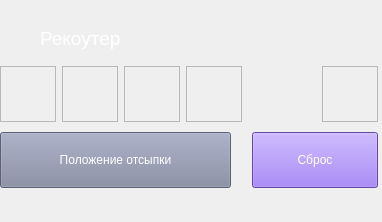
          <widget class="QFrame" name="frame_3">
           <property name="maximumSize">
            <size>
             <width>402</width>
             <height>16777215</height>
            </size>
           </property>
           <property name="styleSheet">
            <string notr="true">QFrame#frame_3{border: none;
					border-bottom: 2px solid #676B7F;
					border-left: none;
					border-right:  2px solid #676B7F;
}
</string>
           </property>
           <property name="frameShape">
            <enum>QFrame::NoFrame</enum>
           </property>
           <property name="frameShadow">
            <enum>QFrame::Raised</enum>
           </property>
           <layout class="QGridLayout" name="gridLayout_5">
            <property name="leftMargin">
             <number>0</number>
            </property>
            <property name="topMargin">
             <number>20</number>
            </property>
            <property name="rightMargin">
             <number>0</number>
            </property>
            <property name="bottomMargin">
             <number>0</number>
            </property>
            <property name="spacing">
             <number>0</number>
            </property>
            <item row="1" column="0">
             <widget class="QFrame" name="frame_37">
              <property name="minimumSize">
               <size>
                <width>378</width>
                <height>142</height>
               </size>
              </property>
              <property name="maximumSize">
               <size>
                <width>378</width>
                <height>142</height>
               </size>
              </property>
              <property name="frameShape">
               <enum>QFrame::NoFrame</enum>
              </property>
              <property name="frameShadow">
               <enum>QFrame::Raised</enum>
              </property>
              <layout class="QGridLayout" name="gridLayout_23">
               <property name="leftMargin">
                <number>0</number>
               </property>
               <property name="topMargin">
                <number>0</number>
               </property>
               <property name="rightMargin">
                <number>0</number>
               </property>
               <property name="bottomMargin">
                <number>0</number>
               </property>
               <property name="spacing">
                <number>0</number>
               </property>
               <item row="2" column="0">
                <widget class="QFrame" name="frame_41">
                 <property name="minimumSize">
                  <size>
                   <width>378</width>
                   <height>56</height>
                  </size>
                 </property>
                 <property name="maximumSize">
                  <size>
                   <width>378</width>
                   <height>56</height>
                  </size>
                 </property>
                 <property name="frameShape">
                  <enum>QFrame::NoFrame</enum>
                 </property>
                 <property name="frameShadow">
                  <enum>QFrame::Raised</enum>
                 </property>
                 <layout class="QGridLayout" name="gridLayout_28">
                  <property name="leftMargin">
                   <number>0</number>
                  </property>
                  <property name="topMargin">
                   <number>0</number>
                  </property>
                  <property name="rightMargin">
                   <number>0</number>
                  </property>
                  <property name="bottomMargin">
                   <number>0</number>
                  </property>
                  <property name="horizontalSpacing">
                   <number>21</number>
                  </property>
                  <property name="verticalSpacing">
                   <number>0</number>
                  </property>
                  <item row="0" column="2">
                   <widget class="QPushButton" name="pushButton_8">
                    <property name="minimumSize">
                     <size>
                      <width>126</width>
                      <height>56</height>
                     </size>
                    </property>
                    <property name="maximumSize">
                     <size>
                      <width>126</width>
                      <height>56</height>
                     </size>
                    </property>
                    <property name="focusPolicy">
                     <enum>Qt::NoFocus</enum>
                    </property>
                    <property name="layoutDirection">
                     <enum>Qt::RightToLeft</enum>
                    </property>
                    <property name="styleSheet">
                     <string notr="true">QPushButton {
	background-color:  #8B66E8;
border-color: #8B66E8;
color: white;}
QPushButton:pressed {
	background-color: #DDD2F9;
	color: #4D505F;
}</string>
                    </property>
                    <property name="text">
                     <string>Сброс</string>
                    </property>
                   </widget>
                  </item>
                  <item row="0" column="1">
                   <widget class="QPushButton" name="pushButton_7">
                    <property name="minimumSize">
                     <size>
                      <width>231</width>
                      <height>56</height>
                     </size>
                    </property>
                    <property name="maximumSize">
                     <size>
                      <width>231</width>
                      <height>16777215</height>
                     </size>
                    </property>
                    <property name="focusPolicy">
                     <enum>Qt::NoFocus</enum>
                    </property>
                    <property name="styleSheet">
                     <string notr="true">QPushButton {
	background-color:  #81869F;
	border-color: #81869F;
	color: white;
}
QPushButton:pressed {
	background-color: #E6E7EC;
	color: #81869F;

}</string>
                    </property>
                    <property name="text">
                     <string>Положение отсыпки</string>
                    </property>
                   </widget>
                  </item>
                 </layout>
                </widget>
               </item>
               <item row="0" column="0">
                <widget class="QFrame" name="frame_36">
                 <property name="minimumSize">
                  <size>
                   <width>378</width>
                   <height>56</height>
                  </size>
                 </property>
                 <property name="maximumSize">
                  <size>
                   <width>378</width>
                   <height>56</height>
                  </size>
                 </property>
                 <property name="frameShape">
                  <enum>QFrame::NoFrame</enum>
                 </property>
                 <property name="frameShadow">
                  <enum>QFrame::Raised</enum>
                 </property>
                 <layout class="QGridLayout" name="gridLayout_22">
                  <property name="leftMargin">
                   <number>0</number>
                  </property>
                  <property name="topMargin">
                   <number>0</number>
                  </property>
                  <property name="rightMargin">
                   <number>0</number>
                  </property>
                  <property name="bottomMargin">
                   <number>0</number>
                  </property>
                  <item row="0" column="10" rowspan="2">
                   <widget class="QFrame" name="frame_11">
                    <property name="minimumSize">
                     <size>
                      <width>56</width>
                      <height>56</height>
                     </size>
                    </property>
                    <property name="maximumSize">
                     <size>
                      <width>56</width>
                      <height>56</height>
                     </size>
                    </property>
                    <property name="layoutDirection">
                     <enum>Qt::RightToLeft</enum>
                    </property>
                    <property name="styleSheet">
                     <string notr="true">background-image: url(:/icon_button_right_3.png) no-repeat center center fixed;\\n</string>
                    </property>
                    <property name="frameShape">
                     <enum>QFrame::StyledPanel</enum>
                    </property>
                    <property name="frameShadow">
                     <enum>QFrame::Raised</enum>
                    </property>
                   </widget>
                  </item>
                  <item row="0" column="0" rowspan="2">
                   <widget class="QFrame" name="frame">
                    <property name="minimumSize">
                     <size>
                      <width>56</width>
                      <height>56</height>
                     </size>
                    </property>
                    <property name="maximumSize">
                     <size>
                      <width>56</width>
                      <height>16777215</height>
                     </size>
                    </property>
                    <property name="styleSheet">
                     <string notr="true">    background-image: url(:/iconbutton_left.png) no-repeat center center fixed;
</string>
                    </property>
                    <property name="frameShape">
                     <enum>QFrame::StyledPanel</enum>
                    </property>
                    <property name="frameShadow">
                     <enum>QFrame::Raised</enum>
                    </property>
                   </widget>
                  </item>
                  <item row="0" column="1" rowspan="2">
                   <widget class="QFrame" name="frame_8">
                    <property name="minimumSize">
                     <size>
                      <width>56</width>
                      <height>56</height>
                     </size>
                    </property>
                    <property name="maximumSize">
                     <size>
                      <width>56</width>
                      <height>56</height>
                     </size>
                    </property>
                    <property name="styleSheet">
                     <string notr="true">    background-image: url(:/iconbutton_left2.png) no-repeat center center fixed;
</string>
                    </property>
                    <property name="frameShape">
                     <enum>QFrame::StyledPanel</enum>
                    </property>
                    <property name="frameShadow">
                     <enum>QFrame::Raised</enum>
                    </property>
                   </widget>
                  </item>
                  <item row="0" column="3" rowspan="2" colspan="2">
                   <widget class="QFrame" name="frame_9">
                    <property name="minimumSize">
                     <size>
                      <width>56</width>
                      <height>56</height>
                     </size>
                    </property>
                    <property name="maximumSize">
                     <size>
                      <width>56</width>
                      <height>56</height>
                     </size>
                    </property>
                    <property name="styleSheet">
                     <string notr="true">background-image: url(:/icon_button_right2.png) no-repeat center center fixed;</string>
                    </property>
                    <property name="frameShape">
                     <enum>QFrame::StyledPanel</enum>
                    </property>
                    <property name="frameShadow">
                     <enum>QFrame::Raised</enum>
                    </property>
                   </widget>
                  </item>
                  <item row="0" column="2">
                   <widget class="QFrame" name="frame_10">
                    <property name="minimumSize">
                     <size>
                      <width>56</width>
                      <height>56</height>
                     </size>
                    </property>
                    <property name="maximumSize">
                     <size>
                      <width>56</width>
                      <height>56</height>
                     </size>
                    </property>
                    <property name="styleSheet">
                     <string notr="true">background-image: url(:/icon_button_right.png) no-repeat center center fixed;

</string>
                    </property>
                    <property name="frameShape">
                     <enum>QFrame::StyledPanel</enum>
                    </property>
                    <property name="frameShadow">
                     <enum>QFrame::Raised</enum>
                    </property>
                   </widget>
                  </item>
                 </layout>
                </widget>
               </item>
              </layout>
             </widget>
            </item>
            <item row="0" column="0">
             <widget class="QFrame" name="frame_12">
              <property name="minimumSize">
               <size>
                <width>382</width>
                <height>36</height>
               </size>
              </property>
              <property name="maximumSize">
               <size>
                <width>382</width>
                <height>36</height>
               </size>
              </property>
              <property name="frameShape">
               <enum>QFrame::NoFrame</enum>
              </property>
              <property name="frameShadow">
               <enum>QFrame::Raised</enum>
              </property>
              <layout class="QGridLayout" name="gridLayout_10">
               <property name="leftMargin">
                <number>0</number>
               </property>
               <property name="topMargin">
                <number>0</number>
               </property>
               <property name="rightMargin">
                <number>0</number>
               </property>
               <property name="bottomMargin">
                <number>0</number>
               </property>
               <property name="horizontalSpacing">
                <number>4</number>
               </property>
               <item row="0" column="1">
                <widget class="QLabel" name="label_2">
                 <property name="minimumSize">
                  <size>
                   <width>0</width>
                   <height>36</height>
                  </size>
                 </property>
                 <property name="font">
                  <font>
                   <pointsize>14</pointsize>
                  </font>
                 </property>
                 <property name="styleSheet">
                  <string notr="true">color: rgb(255, 255, 255);</string>
                 </property>
                 <property name="text">
                  <string>Рекоутер</string>
                 </property>
                </widget>
               </item>
               <item row="0" column="2">
                <widget class="QFrame" name="frame_19">
                 <property name="minimumSize">
                  <size>
                   <width>20</width>
                   <height>20</height>
                  </size>
                 </property>
                 <property name="maximumSize">
                  <size>
                   <width>20</width>
                   <height>20</height>
                  </size>
                 </property>
                 <property name="styleSheet">
                  <string notr="true">background-image: url(:/Ellipse_green.png) no-repeat center center fixed;</string>
                 </property>
                 <property name="frameShape">
                  <enum>QFrame::NoFrame</enum>
                 </property>
                 <property name="frameShadow">
                  <enum>QFrame::Raised</enum>
                 </property>
                </widget>
               </item>
               <item row="0" column="0">
                <widget class="QFrame" name="frame_18">
                 <property name="minimumSize">
                  <size>
                   <width>36</width>
                   <height>36</height>
                  </size>
                 </property>
                 <property name="maximumSize">
                  <size>
                   <width>36</width>
                   <height>36</height>
                  </size>
                 </property>
                 <property name="styleSheet">
                  <string notr="true"> background-image: url(:/Group.png) no-repeat center center fixed;</string>
                 </property>
                 <property name="frameShape">
                  <enum>QFrame::NoFrame</enum>
                 </property>
                 <property name="frameShadow">
                  <enum>QFrame::Raised</enum>
                 </property>
                </widget>
               </item>
              </layout>
             </widget>
            </item>
            <item row="3" column="0" colspan="4">
             <widget class="QFrame" name="frame_34">
              <property name="minimumSize">
               <size>
                <width>0</width>
                <height>24</height>
               </size>
              </property>
              <property name="maximumSize">
               <size>
                <width>16777215</width>
                <height>24</height>
               </size>
              </property>
              <property name="frameShape">
               <enum>QFrame::NoFrame</enum>
              </property>
              <property name="frameShadow">
               <enum>QFrame::Raised</enum>
              </property>
              <layout class="QGridLayout" name="gridLayout_24">
               <property name="leftMargin">
                <number>0</number>
               </property>
               <property name="topMargin">
                <number>0</number>
               </property>
               <property name="rightMargin">
                <number>0</number>
               </property>
               <property name="bottomMargin">
                <number>0</number>
               </property>
               <property name="horizontalSpacing">
                <number>0</number>
               </property>
              </layout>
             </widget>
            </item>
           </layout>
          </widget>
